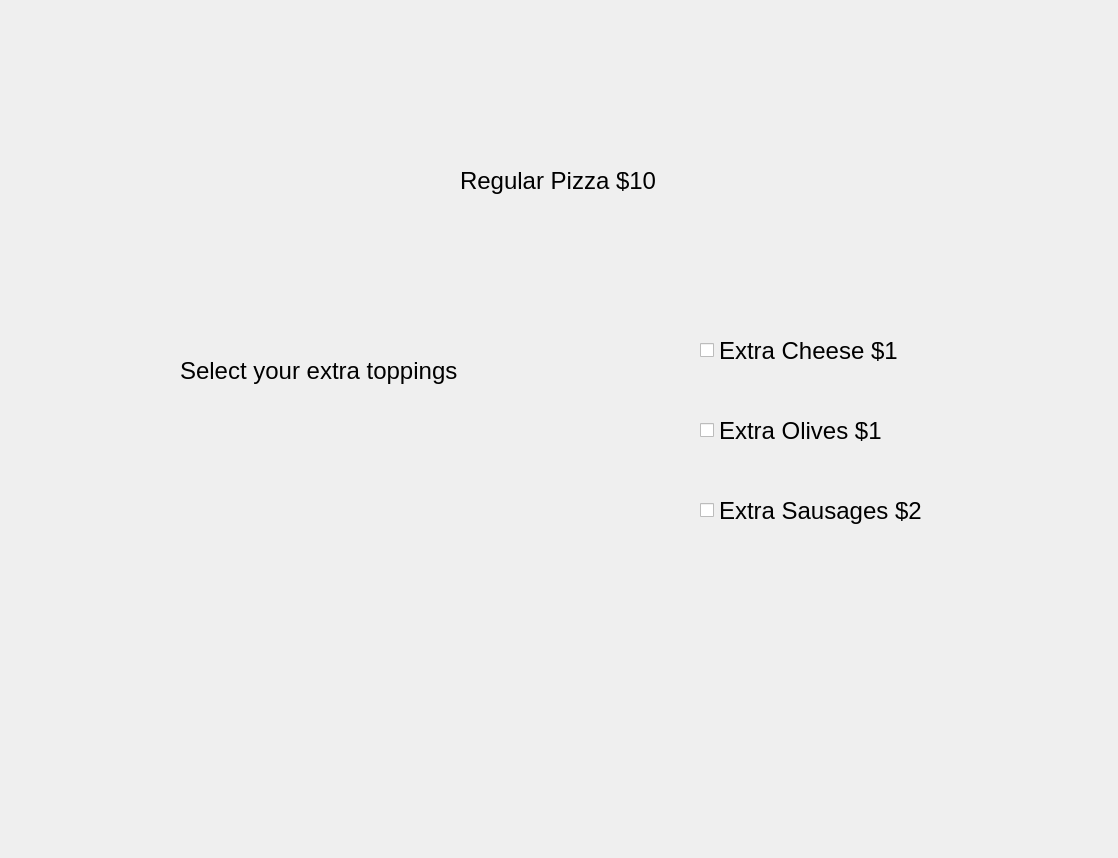
<?xml version="1.0" encoding="UTF-8"?>
<ui version="4.0">
 <class>Dialog</class>
 <widget class="QDialog" name="Dialog">
  <property name="geometry">
   <rect>
    <x>0</x>
    <y>0</y>
    <width>1118</width>
    <height>858</height>
   </rect>
  </property>
  <property name="windowTitle">
   <string>Dialog</string>
  </property>
  <widget class="QLabel" name="label">
   <property name="geometry">
    <rect>
     <x>460</x>
     <y>140</y>
     <width>481</width>
     <height>81</height>
    </rect>
   </property>
   <property name="font">
    <font>
     <pointsize>18</pointsize>
    </font>
   </property>
   <property name="text">
    <string>Regular Pizza $10</string>
   </property>
  </widget>
  <widget class="QCheckBox" name="checkBoxCheese">
   <property name="geometry">
    <rect>
     <x>700</x>
     <y>320</y>
     <width>321</width>
     <height>61</height>
    </rect>
   </property>
   <property name="font">
    <font>
     <pointsize>18</pointsize>
    </font>
   </property>
   <property name="text">
    <string>Extra Cheese $1</string>
   </property>
  </widget>
  <widget class="QCheckBox" name="checkBoxOlives">
   <property name="geometry">
    <rect>
     <x>700</x>
     <y>400</y>
     <width>401</width>
     <height>61</height>
    </rect>
   </property>
   <property name="font">
    <font>
     <pointsize>18</pointsize>
    </font>
   </property>
   <property name="text">
    <string>Extra Olives $1</string>
   </property>
  </widget>
  <widget class="QCheckBox" name="checkBoxSausages">
   <property name="geometry">
    <rect>
     <x>700</x>
     <y>470</y>
     <width>391</width>
     <height>81</height>
    </rect>
   </property>
   <property name="font">
    <font>
     <pointsize>18</pointsize>
    </font>
   </property>
   <property name="text">
    <string>Extra Sausages $2</string>
   </property>
  </widget>
  <widget class="QLabel" name="label_2">
   <property name="geometry">
    <rect>
     <x>180</x>
     <y>330</y>
     <width>401</width>
     <height>81</height>
    </rect>
   </property>
   <property name="font">
    <font>
     <pointsize>18</pointsize>
    </font>
   </property>
   <property name="text">
    <string>Select your extra toppings</string>
   </property>
  </widget>
  <widget class="QLabel" name="labelAmount">
   <property name="geometry">
    <rect>
     <x>310</x>
     <y>710</y>
     <width>701</width>
     <height>101</height>
    </rect>
   </property>
   <property name="font">
    <font>
     <pointsize>18</pointsize>
    </font>
   </property>
   <property name="text">
    <string/>
   </property>
  </widget>
 </widget>
 <resources/>
 <connections/>
</ui>
